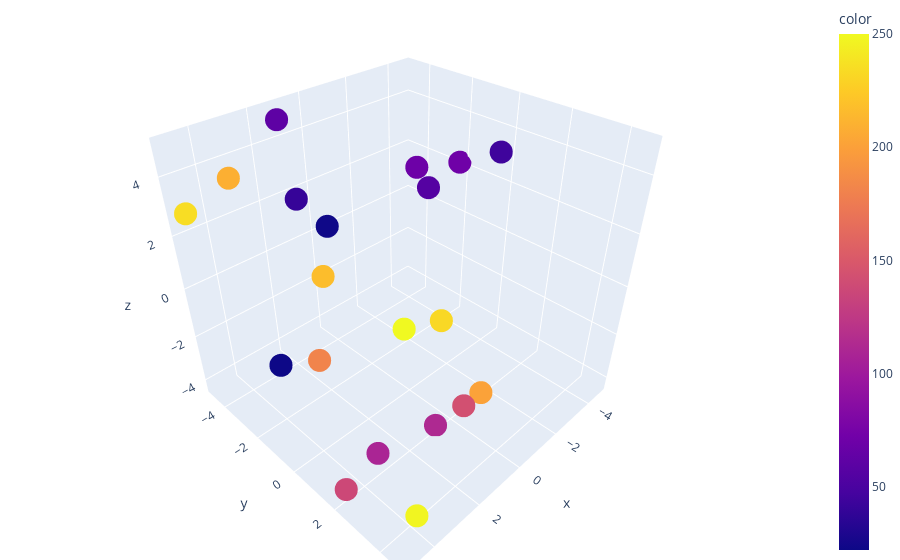

Source (notebook cell):
### Markdown cell above
## 3D Scatter

https://plotly.com/python/3d-scatter-plots/

### Code cell
rand_high = 5
rand_low = -5
n = 20

# Create some random data
x = np.random.uniform(rand_low, rand_high, n)
y = np.random.uniform(rand_low, rand_high, n)
z = np.random.uniform(rand_low, rand_high, n)
color = np.random.uniform(0, 255, n)
color = color.astype(int)

# Format the data
data = {
    'x': x,
    'y': y,
    'z': z,
    'color': color
}

# Create the padas dataframe
dataframe = pd.DataFrame(data)
# display(dataframe)


# Create and show the plot
fig = px.scatter_3d(dataframe, x='x', y='y', z='z', color='color')
# Change the margin layout
fig.update_layout(margin=dict(l=0, r=0, b=0, t=0))
fig.show()

### Figure 1 — Plotly figure (JSON) as saved in the notebook; plotly's stock layout.template omitted (floating-point values rounded to 4 significant figures)
{"data": [{"hovertemplate": "x=%{x}<br>y=%{y}<br>z=%{z}<br>color=%{marker.color}<extra></extra>", "legendgroup": "", "marker": {"color": [137, 217, 22, 143, 201, 61, 71, 209, 232, 181, 70, 56, 112, 248, 250, 23, 40, 44, 109, 235], "coloraxis": "coloraxis", "symbol": "circle"}, "mode": "markers", "name": "", "scene": "scene", "showlegend": false, "type": "scatter3d", "x": [4.651, 0.1503, 2.911, 1.98, -0.7141, 1.508, -4.726, 3.17, 3.733, 3.448, -0.3763, -2.536, 0.787, 4.23, 1.854, 2.94, 1.764, -3.366, 3.734, 4.907], "y": [1.89, -4.448, -3.731, 4.085, 2.653, -4.278, -2.147, -4.792, 4.67, -0.5349, -0.1163, -1.643, 2.0, 4.473, 1.589, -0.277, -3.311, 0.6691, 2.368, -4.502], "z": [-4.23, -1.674, -3.909, -0.9818, -3.358, 4.926, 2.135, 3.355, 3.396, -1.288, 4.111, 2.088, -4.295, -3.39, 0.2725, 3.429, 2.651, 3.882, -2.95, 2.91]}], "layout": {"coloraxis": {"colorbar": {"title": {"text": "color"}}, "colorscale": [[0, "#0d0887"], [0.1111, "#46039f"], [0.2222, "#7201a8"], [0.3333, "#9c179e"], [0.4444, "#bd3786"], [0.5556, "#d8576b"], [0.6667, "#ed7953"], [0.7778, "#fb9f3a"], [0.8889, "#fdca26"], [1, "#f0f921"]]}, "legend": {"tracegroupgap": 0}, "margin": {"b": 0, "l": 0, "r": 0, "t": 0}, "scene": {"domain": {"x": [0, 1], "y": [0, 1]}, "xaxis": {"title": {"text": "x"}}, "yaxis": {"title": {"text": "y"}}, "zaxis": {"title": {"text": "z"}}}}}
